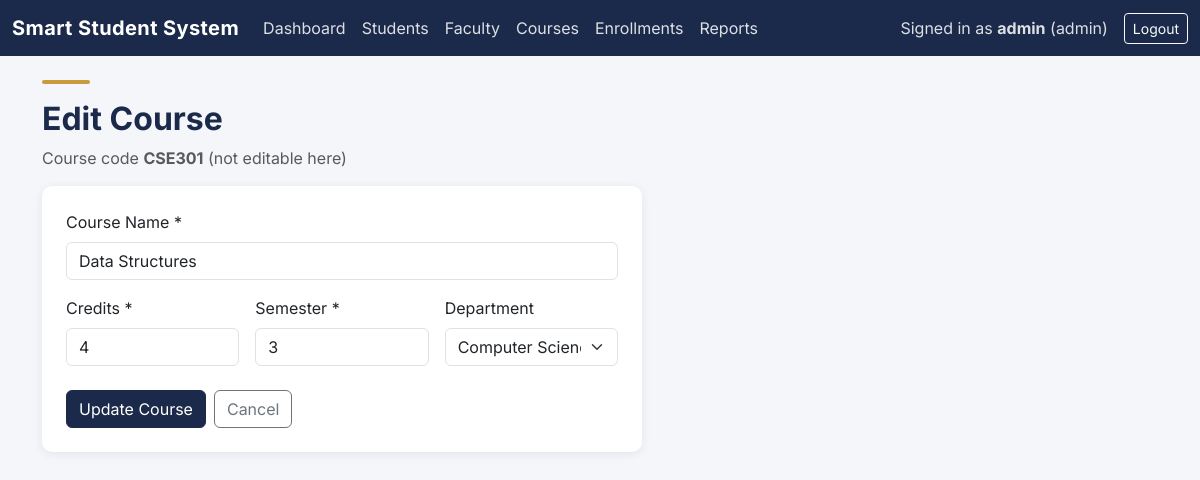
The page /admin/courses/edit.php?id=1 (signed in) on the database its author committed.
### tables this page shows
CREATE TABLE `courses` (
  `course_id` int(11) NOT NULL,
  `course_code` varchar(20) NOT NULL,
  `course_name` varchar(100) NOT NULL,
  `credits` int(11) NOT NULL,
  `semester` int(11) NOT NULL,
  `department_id` int(11) DEFAULT NULL
);

CREATE TABLE `departments` (
  `department_id` int(11) NOT NULL,
  `department_name` varchar(100) NOT NULL,
  `department_code` varchar(10) NOT NULL
);

### admin/courses/edit.php (the view, shortened to what this page needs)
<?php
require_once __DIR__ . '/../../config/db.php';
$id = $_GET['id'] ?? null;
$stmt = $pdo->prepare('SELECT * FROM courses WHERE course_id = ?');
$stmt->execute([$id]);
$course = $stmt->fetch();
$departments = $pdo->query('SELECT * FROM departments ORDER BY department_name')->fetchAll();
include __DIR__ . '/../../includes/header.php';
?>
<div class="accent-bar"></div>
<h2>Edit Course</h2>
<p class="text-muted">Course code <strong><?= htmlspecialchars($course['course_code']) ?></strong> (not editable here)</p>
<div class="card p-4" style="max-width: 600px;">
  <form method="POST">
    <div class="row g-3">
      <div class="col-md-12">
        <label class="form-label">Course Name *</label>
        <input type="text" name="course_name" class="form-control" value="<?= htmlspecialchars($course['course_name']) ?>" required>
      </div>
      <div class="col-md-4">
        <label class="form-label">Credits *</label>
        <input type="number" name="credits" min="1" max="10" class="form-control" value="<?= htmlspecialchars((string)$course['credits']) ?>" required>
      </div>
      <div class="col-md-4">
        <label class="form-label">Semester *</label>
        <input type="number" name="semester" min="1" max="12" class="form-control" value="<?= htmlspecialchars((string)$course['semester']) ?>" required>
      </div>
      <div class="col-md-4">
        <label class="form-label">Department</label>
        <select name="department_id" class="form-select">
          <?php foreach ($departments as $d): ?>
            <option value="<?= $d['department_id'] ?>" <?= (string)($course['department_id'] ?? '') === (string)$d['department_id'] ? 'selected' : '' ?>>
              <?= htmlspecialchars($d['department_name']) ?>
            </option>
          <?php endforeach; ?>
        </select>
      </div>
    </div>
    <div class="mt-4 d-flex gap-2">
      <button type="submit" class="btn btn-primary">Update Course</button>
      <a href="list.php" class="btn btn-outline-secondary">Cancel</a>
    </div>
  </form>
</div>
<?php include __DIR__ . '/../../includes/footer.php'; ?>

### assets/css/style.css (style rules this page uses)
:root { --navy: #1B2A4A; --navy-light: #2A3F66; --gold: #C89B3C; --bg: #F4F6F9; --surface: #FFFFFF; --text: #1F2430; --text-muted: #5B6472; --success: #2E7D5B; --danger: #B3434E; }
body { background-color: var(--bg); color: var(--text); font-family: 'Inter', -apple-system, sans-serif; }
h1, h2, h3, h4, h5, h6 { font-weight: 700; color: var(--navy); }
.card { border: none; border-radius: 10px; box-shadow: 0 2px 10px rgba(27, 42, 74, 0.08); }
.btn-primary { background-color: var(--navy); border-color: var(--navy); }
.accent-bar { height: 4px; width: 48px; background-color: var(--gold); border-radius: 2px; margin-bottom: 1rem; }

### rows shown on the page
courses: course_code "CSE301", course_name "Data Structures", credits "4", semester "3", department_id "Computer Science"

### other values the page prints
$_SESSION['username'] "admin"
$_SESSION['role'] "admin"
